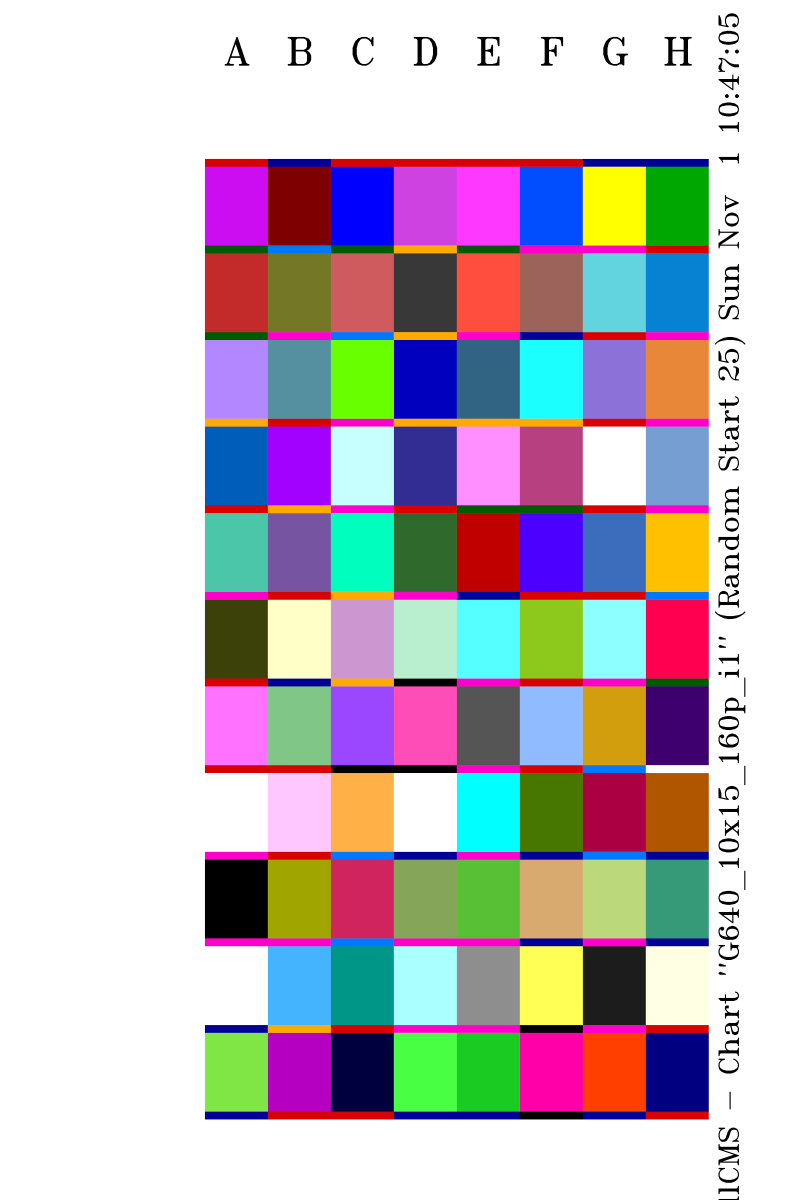
#> input picture targets/G640_10x15_160p_i1_01.tif, 2400 x 3600 px (shown at 1/3 size)
$ python calculate_scan_offsets.py ../../../../targets/G640_10x15_160p_i1_01.tif
#> lines starting #> are read from the running program, lines starting #| are printed output that depends on the picture
#!/usr/bin/env python3
"""
Physical Print Offset & Margin Analyzer for Canon G640.
Analyzes flatbed scans of printed control strips or targets (WITHOUT requiring crosshairs)
to calculate physical paper margins, mechanical feed offsets, and hardware centering error.

Outputs:
- Measured physical margins: Left, Right, Top, Bottom (in mm and px)
- Centering offset error: dX and dY (in mm and %)
- Feed roller cut-off & bleed assessment
- Exact recommended CLI flags: --offset-x, --offset-y, --comp-y
- Optional annotated visual debug verification image
"""

import os
import sys
import argparse
import numpy as np
from PIL import Image, ImageDraw, ImageFont

try:
    from rich.console import Console
    from rich.table import Table
    from rich.panel import Panel
    from rich import box
    console = Console()
except ImportError:
    console = None


# [73 lines left out: functions detect_paper_bounds, detect_printed_content_bounds, not called in this run]


def analyze_scan_offsets(
    scan_path: str,
    dpi: float = 600.0,
    expected_size: str = "10x15",
    out_debug: str = None,
) -> dict:
    """Analyze physical paper and print margins from scan."""
    img = Image.open(scan_path)

    # Detect DPI if embedded in metadata
    meta_dpi = img.info.get("dpi")
    if meta_dpi and meta_dpi[0] > 100:
        dpi = float(meta_dpi[0])

    # Check orientation: if scanned portrait (H > W) but control strip / 10x15 landscape,
    # auto-detect and orient so text and sections read upright (W > H)
    arr = np.array(img)
    if arr.shape[0] > arr.shape[1]:
        # Test 90 vs 270 rotation by checking where the solid dark header banner lies
        gray_p = np.dot(arr[..., :3], [0.299, 0.587, 0.114])
        # In scan IMG_0005, rotating 270 deg puts the header banner at the top
        img = img.rotate(270, expand=True)
        arr = np.array(img)

    scan_w, scan_h = img.size
    gray = np.dot(arr[..., :3], [0.299, 0.587, 0.114])

    # Ignore 10px perimeter shadow from scanner flatbed edges
    margin_guard = 10
    clean_gray = gray[margin_guard:scan_h - margin_guard, margin_guard:scan_w - margin_guard]

    # Find ink bounds with thresholding requiring at least 100 dark pixels per row/col
    row_counts = np.sum(clean_gray < 210, axis=1)
    col_counts = np.sum(clean_gray < 210, axis=0)

    ink_rows = np.where(row_counts > 100)[0] + margin_guard
    ink_cols = np.where(col_counts > 100)[0] + margin_guard

    if len(ink_rows) == 0 or len(ink_cols) == 0:
        raise ValueError("Could not detect printed ink in scan.")

    cx0, cx1 = int(ink_cols[0]), int(ink_cols[-1])
    cy0, cy1 = int(ink_rows[0]), int(ink_rows[-1])

    px0, py0 = 0, 0
    px1, py1 = scan_w - 1, scan_h - 1
    paper_w_px = scan_w
    paper_h_px = scan_h
    paper_w_mm = (paper_w_px / dpi) * 25.4
    paper_h_mm = (paper_h_px / dpi) * 25.4

    print_w_px = cx1 - cx0 + 1
    print_h_px = cy1 - cy0 + 1
    print_w_mm = (print_w_px / dpi) * 25.4
    print_h_mm = (print_h_px / dpi) * 25.4

    # 3. Calculate physical margins
    margin_left_px = cx0
    margin_right_px = scan_w - 1 - cx1
    margin_top_px = cy0
    margin_bottom_px = scan_h - 1 - cy1

    margin_left_mm = (margin_left_px / dpi) * 25.4
    margin_right_mm = (margin_right_px / dpi) * 25.4
    margin_top_mm = (margin_top_px / dpi) * 25.4
    margin_bottom_mm = (margin_bottom_px / dpi) * 25.4

    # Shift needed to center the content on paper
    shift_x_mm = (margin_right_mm - margin_left_mm) / 2.0
    shift_y_mm = (margin_bottom_mm - margin_top_mm) / 2.0

    shift_x_px = (margin_right_px - margin_left_px) / 2.0
    shift_y_px = (margin_bottom_px - margin_top_px) / 2.0

    # Convert shift to CLI offset percentage relative to canvas dimension
    # In G640 RIP:
    # offset_x_pct positive shifts image to the right (+X)
    # offset_y_pct positive shifts image downwards (+Y)
    rec_offset_x = (shift_x_px / paper_w_px) * 100.0
    rec_offset_y = (shift_y_px / paper_h_px) * 100.0

    # 5. Bottom feed roller cut-off assessment
    # If bottom margin is missing or significantly smaller than top, mechanical roller ate the bottom
    feed_cut_risk = margin_bottom_mm < 1.0 or (margin_top_mm - margin_bottom_mm) > 2.0
    rec_comp_y = max(0.0, (margin_top_mm - margin_bottom_mm) / paper_h_mm * 100.0) if feed_cut_risk else 5.0

    results = {
        "scan_path": scan_path,
        "dpi": dpi,
        "paper_box_px": (px0, py0, px1, py1),
        "print_box_px": (cx0, cy0, cx1, cy1),
        "paper_size_mm": (paper_w_mm, paper_h_mm),
        "print_size_mm": (print_w_mm, print_h_mm),
        "margins_mm": {
            "left": margin_left_mm,
            "right": margin_right_mm,
            "top": margin_top_mm,
            "bottom": margin_bottom_mm,
        },
        "margins_px": {
            "left": margin_left_px,
            "right": margin_right_px,
            "top": margin_top_px,
            "bottom": margin_bottom_px,
        },
        "shift_mm": (shift_x_mm, shift_y_mm),
        "rec_offset_x": rec_offset_x,
        "rec_offset_y": rec_offset_y,
        "rec_comp_y": rec_comp_y,
    }

    # Generate visual debug image if requested
    if out_debug:
        vis = img.convert("RGB")
        draw = ImageDraw.Draw(vis)

        # Draw paper boundary (Green)
        draw.rectangle([px0, py0, px1, py1], outline=(0, 220, 0), width=4)

        # Draw print boundary (Blue)
        draw.rectangle([cx0, cy0, cx1, cy1], outline=(0, 100, 255), width=4)

        # Draw margin dimension lines (Red)
        mid_y = (cy0 + cy1) // 2
        mid_x = (cx0 + cx1) // 2

        # Left margin line
        draw.line([px0, mid_y, cx0, mid_y], fill=(255, 0, 0), width=3)
        # Right margin line
        draw.line([cx1, mid_y, px1, mid_y], fill=(255, 0, 0), width=3)
        # Top margin line
        draw.line([mid_x, py0, mid_x, cy0], fill=(255, 0, 0), width=3)
        # Bottom margin line
        draw.line([mid_x, cy1, mid_x, py1], fill=(255, 0, 0), width=3)

        os.makedirs(os.path.dirname(os.path.abspath(out_debug)), exist_ok=True)
        vis.save(out_debug)
        results["out_debug"] = out_debug

    return results


def print_report(res: dict):
    """Format and print offset analysis report in terminal."""
    if not console:
        print(f"Paper Size: {res['paper_size_mm'][0]:.1f} x {res['paper_size_mm'][1]:.1f} mm")
        print(f"Margins (mm): L={res['margins_mm']['left']:.2f}, R={res['margins_mm']['right']:.2f}, T={res['margins_mm']['top']:.2f}, B={res['margins_mm']['bottom']:.2f}")
        print(f"Centering shift: dX={res['shift_mm'][0]:+.2f} mm, dY={res['shift_mm'][1]:+.2f} mm")
        print(f"Recommended CLI flags: --offset-x {res['rec_offset_x']:+.2f} --offset-y {res['rec_offset_y']:+.2f}")
        return

    m = res["margins_mm"]
    shift_x, shift_y = res["shift_mm"]

    console.print()
    t = Table(title="[bold cyan]Physical Print Margins & Centering Analysis[/bold cyan]", box=box.ROUNDED)
    t.add_column("Measurement Edge", style="cyan")
    t.add_column("Pixels @ 600 DPI", justify="right")
    t.add_column("Physical Margin (mm)", justify="right", style="bold")
    t.add_column("Symmetry Evaluation", justify="center")

    def sym_badge(diff_mm, tol=1.0):
        if abs(diff_mm) <= tol:
            return "[bold green]CENTERED (±1mm)[/bold green]"
        return f"[bold red]SHIFTED ({diff_mm:+.2f} mm)[/bold red]"

    t.add_row("Left Margin", f"{res['margins_px']['left']} px", f"{m['left']:.2f} mm", "Reference")
    t.add_row("Right Margin", f"{res['margins_px']['right']} px", f"{m['right']:.2f} mm", sym_badge(m["right"] - m["left"]))
    t.add_row("Top Margin", f"{res['margins_px']['top']} px", f"{m['top']:.2f} mm", "Reference")
    t.add_row("Bottom Margin", f"{res['margins_px']['bottom']} px", f"{m['bottom']:.2f} mm", sym_badge(m["bottom"] - m["top"]))

    console.print(t)

    # Offset recommendations table
    t_rec = Table(title="[bold green]Recommended CLI Alignment Parameters[/bold green]", box=box.SIMPLE_HEAD)
    t_rec.add_column("Parameter", style="yellow")
    t_rec.add_column("Current Hardware Error", justify="center")
    t_rec.add_column("Recommended CLI Flag", style="bold green")

    t_rec.add_row(
        "Horizontal Shift (X)",
        f"{shift_x:+.2f} mm ({'too far left' if shift_x > 0 else 'too far right'})",
        f"--offset-x {res['rec_offset_x']:+.2f}"
    )
    t_rec.add_row(
        "Vertical Shift (Y)",
        f"{shift_y:+.2f} mm ({'too high' if shift_y > 0 else 'too low'})",
        f"--offset-y {res['rec_offset_y']:+.2f}"
    )
    t_rec.add_row(
        "Feed Roller Bleed Compensation (Y)",
        f"Bottom margin: {m['bottom']:.2f} mm",
        f"--comp-y {res['rec_comp_y']:.1f}"
    )

    console.print(t_rec)

    cmd = f"python3 g640rip_cli.py print <image> --offset-x {res['rec_offset_x']:+.2f} --offset-y {res['rec_offset_y']:+.2f} --comp-y {res['rec_comp_y']:.1f}"
    console.print(Panel(f"[bold white]{cmd}[/bold white]", title="Exact Print Command to Fix Alignment", border_style="green"))

    if "out_debug" in res:
        console.print(f"[cyan]Annotated visual verification saved to: {res['out_debug']}[/cyan]")


def main():
    parser = argparse.ArgumentParser(description="Analyze physical print margins and offsets from target scan")
    parser.add_argument("scan", help="Path to scanned print TIFF/PNG (600 DPI)")
    parser.add_argument("--dpi", type=float, default=600.0, help="Scan resolution DPI (default: 600)")
    parser.add_argument("--out-debug", default="targets/offset_alignment_debug.png", help="Save visual debug image with margin callouts")
    args = parser.parse_args()

    if not os.path.exists(args.scan):
        print(f"Error: Scan file not found: {args.scan}")
        sys.exit(1)

    print(f"Analyzing print margins on: {args.scan}...")
    res = analyze_scan_offsets(args.scan, dpi=args.dpi, out_debug=args.out_debug)
#> in analyze_scan_offsets, img is the input picture: PIL image 2400x3600 RGB; mean R, G, B 195.1, 186.2, 193.5
#> in analyze_scan_offsets, `meta_dpi = img.info.get("dpi")`: meta_dpi = (600, 600)
#> in analyze_scan_offsets, `dpi = float(meta_dpi[0])`: dpi = 600
#> in analyze_scan_offsets, `gray_p = np.dot(arr[..., :3], [0.299, 0.587, 0.114])`:
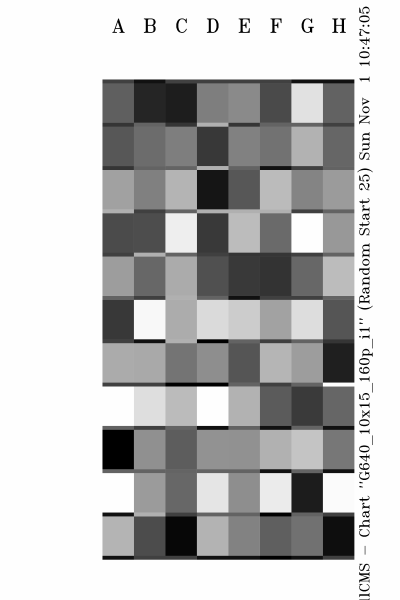
#> gray_p: shape (3600, 2400) float64 (shown at 1/6 size); min 0, max 255, mean 189.7
#> in analyze_scan_offsets, `clean_gray = gray[margin_guard:scan_h - margin_guard, margin_guard:sca..`:
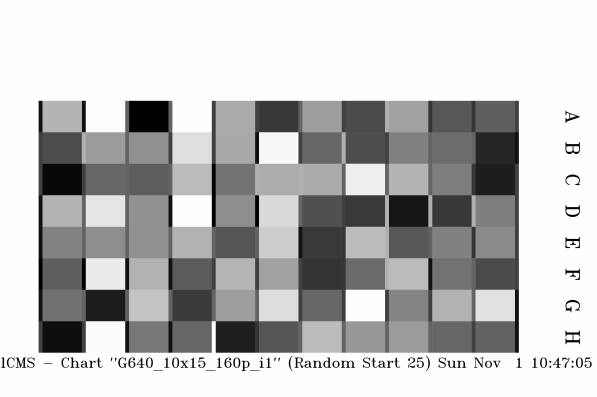
#> clean_gray: shape (2380, 3580) float64 (shown at 1/6 size); min 0, max 255, mean 188.8
#> in analyze_scan_offsets, `row_counts = np.sum(clean_gray < 210, axis=1)`: row_counts = 2380 values, max 2968 at index 1433, min 0 at index 0, mean 1614.6
#> in analyze_scan_offsets, `col_counts = np.sum(clean_gray < 210, axis=0)`: col_counts = 3580 values, max 1575 at index 2570, min 0 at index 2, mean 1073.4
#> in analyze_scan_offsets, `ink_rows = np.where(row_counts > 100)[0] + margin_guard`: ink_rows = 1578 values from 615 to 2235
#> in analyze_scan_offsets, `ink_cols = np.where(col_counts > 100)[0] + margin_guard`: ink_cols = 2968 values from 241 to 3488
#> in analyze_scan_offsets, `cx0, cx1 = int(ink_cols[0]), int(ink_cols[-1])`: cx0 = 241; cx1 = 3488
#> in analyze_scan_offsets, `cy0, cy1 = int(ink_rows[0]), int(ink_rows[-1])`: cy0 = 615; cy1 = 2235
#> in analyze_scan_offsets, `paper_w_mm = (paper_w_px / dpi) * 25.4`: paper_w_mm = 152.4
#> in analyze_scan_offsets, `paper_h_mm = (paper_h_px / dpi) * 25.4`: paper_h_mm = 101.6
#> in analyze_scan_offsets, `print_w_px = cx1 - cx0 + 1`: print_w_px = 3248
#> in analyze_scan_offsets, `print_h_px = cy1 - cy0 + 1`: print_h_px = 1621
#> in analyze_scan_offsets, `print_w_mm = (print_w_px / dpi) * 25.4`: print_w_mm = 137.5
#> in analyze_scan_offsets, `print_h_mm = (print_h_px / dpi) * 25.4`: print_h_mm = 68.62
#> in analyze_scan_offsets, `margin_left_px = cx0`: margin_left_px = 241
#> in analyze_scan_offsets, `margin_right_px = scan_w - 1 - cx1`: margin_right_px = 111
#> in analyze_scan_offsets, `margin_top_px = cy0`: margin_top_px = 615
#> in analyze_scan_offsets, `margin_bottom_px = scan_h - 1 - cy1`: margin_bottom_px = 164
#> in analyze_scan_offsets, `margin_left_mm = (margin_left_px / dpi) * 25.4`: margin_left_mm = 10.2
#> in analyze_scan_offsets, `margin_right_mm = (margin_right_px / dpi) * 25.4`: margin_right_mm = 4.7
#> in analyze_scan_offsets, `margin_top_mm = (margin_top_px / dpi) * 25.4`: margin_top_mm = 26.03
#> in analyze_scan_offsets, `margin_bottom_mm = (margin_bottom_px / dpi) * 25.4`: margin_bottom_mm = 6.94
#> in analyze_scan_offsets, `shift_x_mm = (margin_right_mm - margin_left_mm) / 2.0`: shift_x_mm = -2.75
#> in analyze_scan_offsets, `shift_y_mm = (margin_bottom_mm - margin_top_mm) / 2.0`: shift_y_mm = -9.55
#> in analyze_scan_offsets, `shift_x_px = (margin_right_px - margin_left_px) / 2.0`: shift_x_px = -65
#> in analyze_scan_offsets, `shift_y_px = (margin_bottom_px - margin_top_px) / 2.0`: shift_y_px = -225.5
#> in analyze_scan_offsets, `rec_offset_x = (shift_x_px / paper_w_px) * 100.0`: rec_offset_x = -1.81
#> in analyze_scan_offsets, `rec_offset_y = (shift_y_px / paper_h_px) * 100.0`: rec_offset_y = -9.4
#> in analyze_scan_offsets, `feed_cut_risk = margin_bottom_mm < 1.0 or (margin_top_mm - margin_bott..`: feed_cut_risk = True
#> in analyze_scan_offsets, `rec_comp_y = max(0.0, (margin_top_mm - margin_bottom_mm) / paper_h_mm ..`: rec_comp_y = 18.79
#> in analyze_scan_offsets, `mid_y = (cy0 + cy1) // 2`: mid_y = 1425
#> in analyze_scan_offsets, `mid_x = (cx0 + cx1) // 2`: mid_x = 1864
#> in analyze_scan_offsets, `vis.save(out_debug)`:
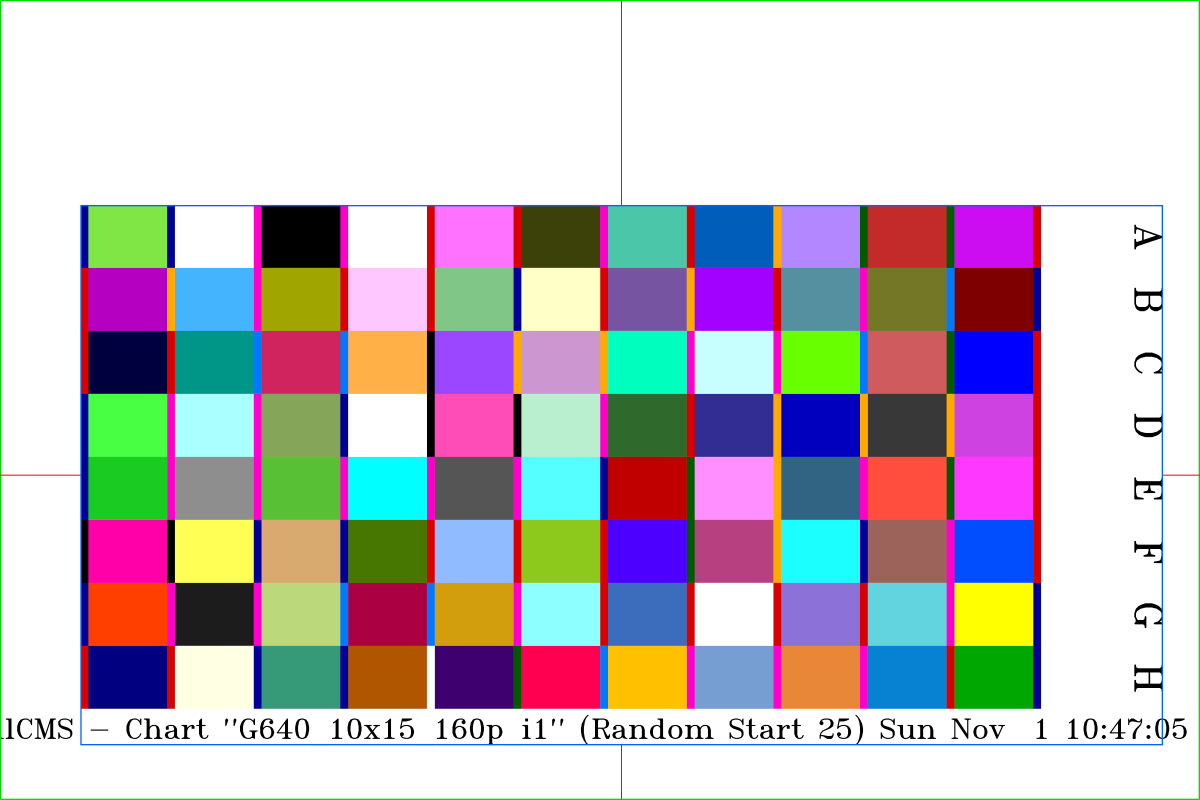
#> saved as offset_alignment_debug.png: PIL image 3600x2400 RGB (shown at 1/3 size); mean R, G, B 192.9, 185.6, 192.3
#> res = 13 items
    print_report(res)
#> in print_report, `m = res["margins_mm"]`: m = {'left': 10.2, 'right': 4.7, 'top': 26.03, 'bottom': 6.94}
#> in print_report, `shift_x, shift_y = res["shift_mm"]`: shift_x = -2.75; shift_y = -9.55


if __name__ == "__main__":
    main()

$ run again, on targets/G640_10x15_240p_i1_01.tif
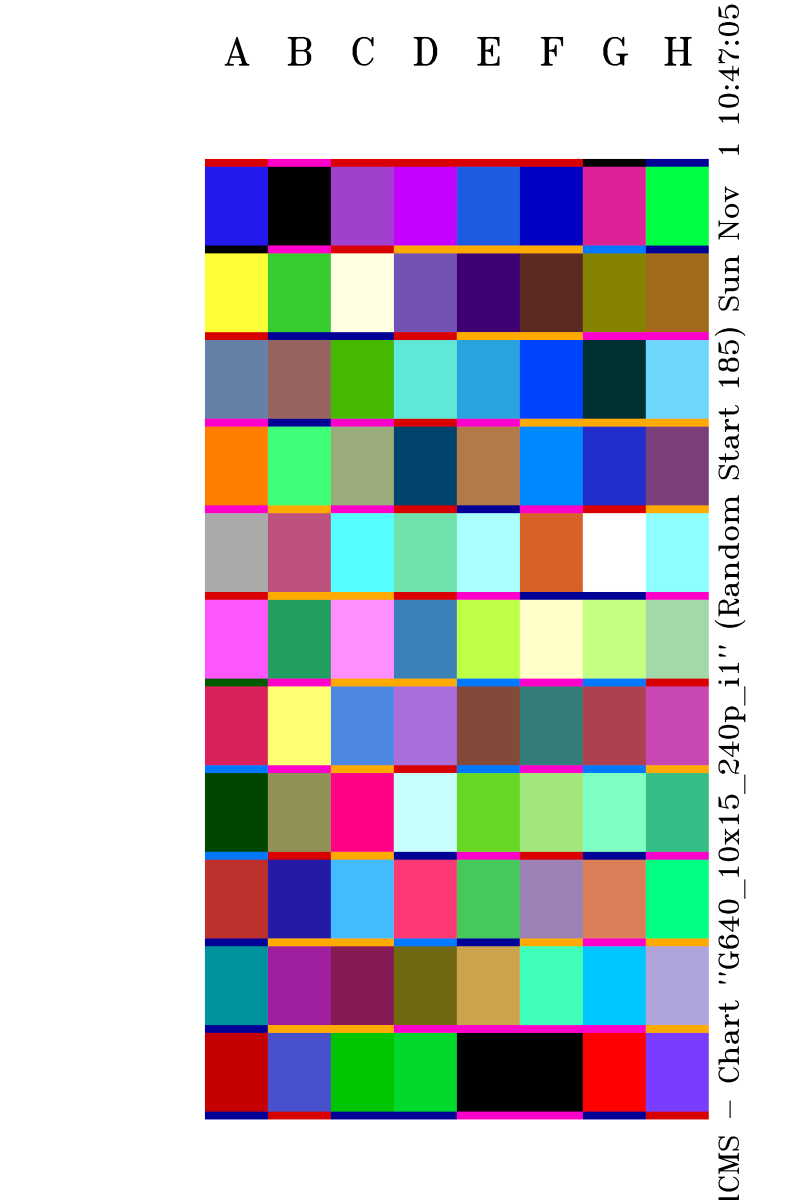
#> input picture targets/G640_10x15_240p_i1_01.tif, 2400 x 3600 px (shown at 1/3 size)
#> in analyze_scan_offsets, img is the input picture: PIL image 2400x3600 RGB; mean R, G, B 188.5, 187.5, 191.4
#> meta_dpi = (600, 600)
#> dpi = 600
#> img: PIL image 3600x2400 RGB
#> in analyze_scan_offsets, `clean_gray = gray[margin_guard:scan_h - margin_guard, margin_guard:sca..`:
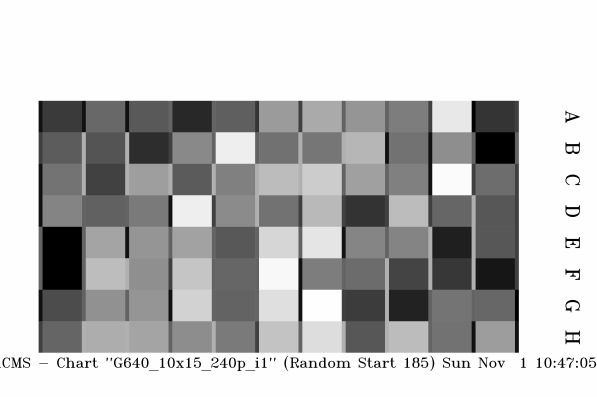
#> clean_gray: shape (2380, 3580) float64 (shown at 1/6 size); min 0, max 255, mean 187.3
#> row_counts = 2380 values, max 2732 at index 1242, min 0 at index 0, mean 1653.5
#> col_counts = 3580 values, max 1574 at index 403, min 0 at index 7, mean 1099.2
#> ink_rows = 1578 values from 615 to 2235
#> ink_cols = 2968 values from 241 to 3488
#> cx0 = 241; cx1 = 3488
#> cy0 = 615; cy1 = 2235
#> paper_w_mm = 152.4
#> paper_h_mm = 101.6
#> print_w_px = 3248
#> print_h_px = 1621
#> print_w_mm = 137.5
#> print_h_mm = 68.62
#> margin_left_px = 241
#> margin_right_px = 111
#> margin_top_px = 615
#> margin_bottom_px = 164
#> margin_left_mm = 10.2
#> margin_right_mm = 4.7
#> margin_top_mm = 26.03
#> margin_bottom_mm = 6.94
#> shift_x_mm = -2.75
#> shift_y_mm = -9.55
#> shift_x_px = -65
#> shift_y_px = -225.5
#> rec_offset_x = -1.81
#> rec_offset_y = -9.4
#> feed_cut_risk = True
#> rec_comp_y = 18.79
#> mid_y = 1425
#> mid_x = 1864
#> in analyze_scan_offsets, `vis.save(out_debug)`:
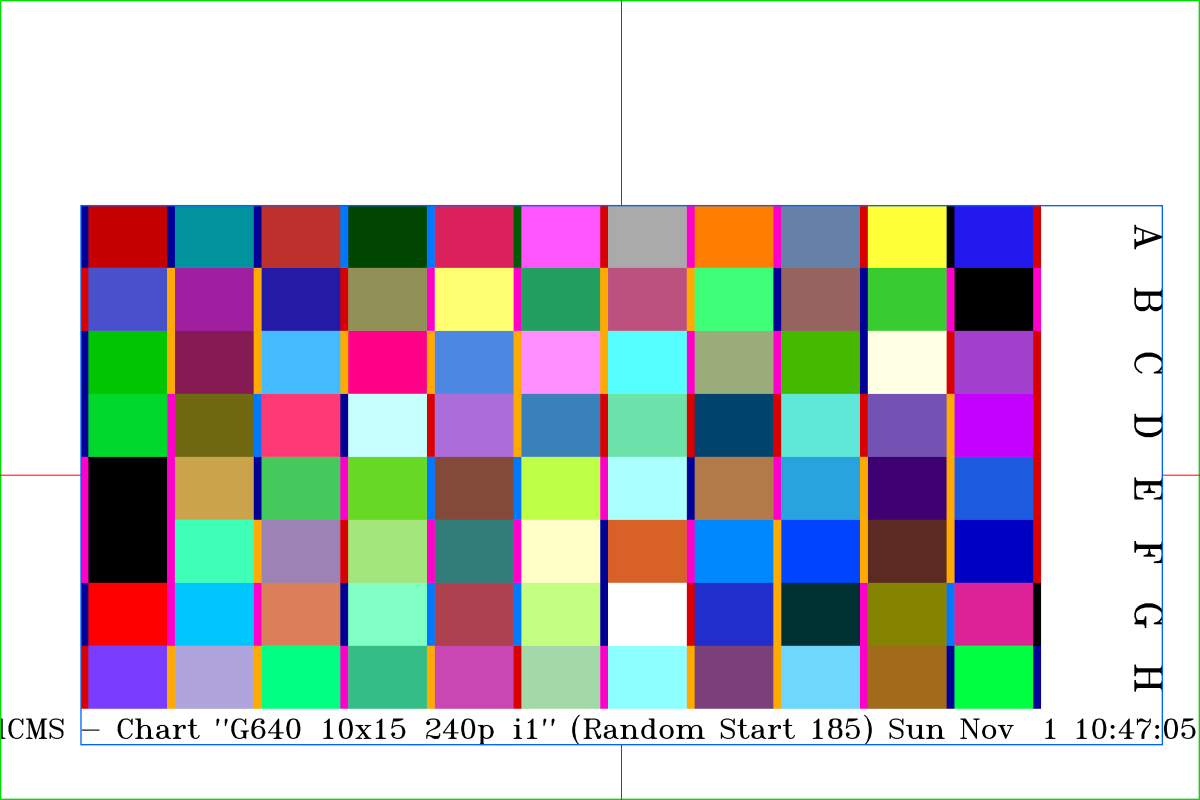
#> saved as offset_alignment_debug.png: PIL image 3600x2400 RGB (shown at 1/3 size); mean R, G, B 186.2, 187, 190.2
#> res = 13 items
#> m = {'left': 10.2, 'right': 4.7, 'top': 26.03, 'bottom': 6.94}
#> shift_x = -2.75; shift_y = -9.55
